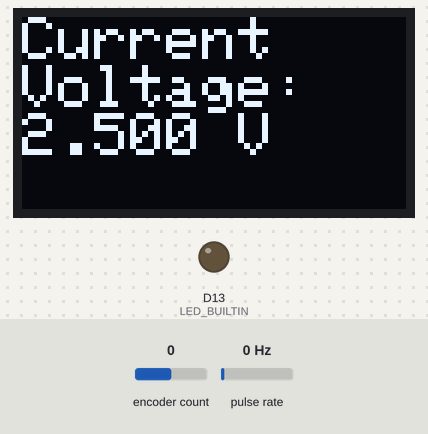
A program run on a simulated Seeed XIAO (SAMD21). Shown: 128×64 one-colour display, output pins drawn as LEDs (lit = HIGH). Wiring (inferred from the names in the program): pulse sensor: data D1. The test bench sets the inputs (shaded band); at power-on: pulse rate 0 Hz, encoder count 0.

Above: at 1.2 s.
1.3 s: pulse rate (sensor on D1) set to 4 Hz
At 1.82 s:
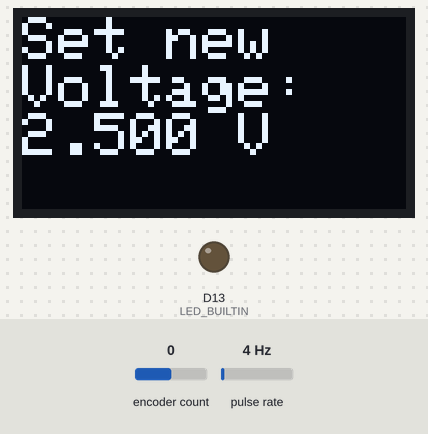
4.3 s: pulse rate (sensor on D1) set to 0 Hz
Timing chart, 0 to 7.3 s (numbered marks = the images above; inputs shaded):
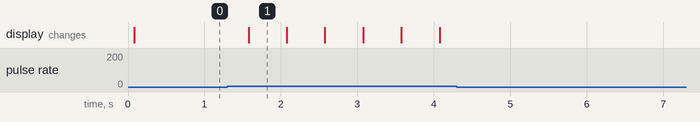

The program:

main.cpp
```cpp
#include <Arduino.h>
#include <Adafruit_GFX.h>
#include <Adafruit_SSD1306.h>
#include <Adafruit_MCP4725.h>
#include <Encoder.h>
#include <Wire.h>

#include "pinDef.h"

#define DAC_RESOLUTION  4095    // 12-bits DAC resolution
#define REF_VOLTAGE     5.0

Adafruit_SSD1306 display = Adafruit_SSD1306(128, 64, &Wire);
Adafruit_MCP4725 dac;
Encoder encoder(ENCODER_A, ENCODER_B);
int16_t dacVal = DAC_RESOLUTION / 2;     // write half the reference voltage on start
float voltage = REF_VOLTAGE / 2;
bool encoderSWFlag = false;
char msgBuffer[64];

void encoderPressed() {
  static unsigned long prevPressTime, pressTime = 0;
  pressTime = millis();
  if (pressTime - prevPressTime > DEBOUNCE_INTERVAL_MS) {
    encoderSWFlag = true;
    prevPressTime = pressTime;
  }
}


void print2Display(String msg) {
  display.clearDisplay();
  display.setCursor(0, 0);
  display.print(msg);
  display.display();
}

void setup() {
  // Serial.begin(9600);
  dac.begin(0x61); // 0x60 to 0x63
  pinMode(LED_BUILTIN, OUTPUT);
  pinMode(ENCODER_SW, INPUT_PULLUP);

  if (!display.begin(SSD1306_SWITCHCAPVCC, 0x3c)) {
    Serial.println("Failed to initialize OLED!");
    while (1);
  }
  display.clearDisplay();
  display.display();
  display.setTextSize(2);
  display.setTextColor(SSD1306_WHITE);
  display.setCursor(0, 0);
  sprintf(msgBuffer, "Current\nVoltage: \n%.3f V", voltage);
  print2Display(msgBuffer);

  attachInterrupt(ENCODER_SW, encoderPressed, FALLING);
}

void loop() {
  if (encoderSWFlag) {
    encoderSWFlag = false;
    uint32_t encoderPos = encoder.read();
    unsigned long rotateStamp, lastRotateStamp = millis();
    sprintf(msgBuffer, "Set new\nVoltage:\n%.3f V", voltage);
    print2Display(msgBuffer);

    while (true) {
      if (encoderSWFlag) { encoderSWFlag = false; break; }
      uint32_t newPos = encoder.read();
      int16_t changes;
      static uint8_t fastRotateCount = 0;

      if (newPos != encoderPos) {
        rotateStamp = millis();

        if (rotateStamp - lastRotateStamp <= FAST_ROTATE_INTERVAL_MS) { fastRotateCount++; }
        else { fastRotateCount = 0; }
        if (fastRotateCount > 2) { changes = (newPos > encoderPos) ? FAST_ROTATE_AMOUNT : -FAST_ROTATE_AMOUNT; }
        else { changes = (newPos > encoderPos) ? ROTATE_AMOUNT : -ROTATE_AMOUNT; }
        lastRotateStamp = rotateStamp;

        dacVal += changes;
        dacVal = max(0, dacVal);
        dacVal = min(DAC_RESOLUTION, dacVal);
        voltage = dacVal * REF_VOLTAGE / DAC_RESOLUTION;

        encoderPos = newPos;
        sprintf(msgBuffer, "Set new\nVoltage:\n%.3f V", voltage);
        print2Display(msgBuffer);
        dac.setVoltage(dacVal, false);
      }
      delay(1);
    }

    sprintf(msgBuffer, "Current\nVoltage:\n%.3f V", voltage);
    print2Display(msgBuffer);
  }
}
```

pinDef.h
```cpp
#define ENCODER_SW  A1
#define ENCODER_A   A2
#define ENCODER_B   A3


#define ROTATE_AMOUNT               4
#define FAST_ROTATE_AMOUNT          160
#define FAST_ROTATE_INTERVAL_MS     50
#define DEBOUNCE_INTERVAL_MS        300
```

Measured:
- after the input at 1.3 s, the display: changes after 0.28 s (image 1)
- after the input at 4.3 s, every drawn part: stays the same
- what the display in image 1 shows lasts 0.5 s, from 1.6 s to 2.1 s
